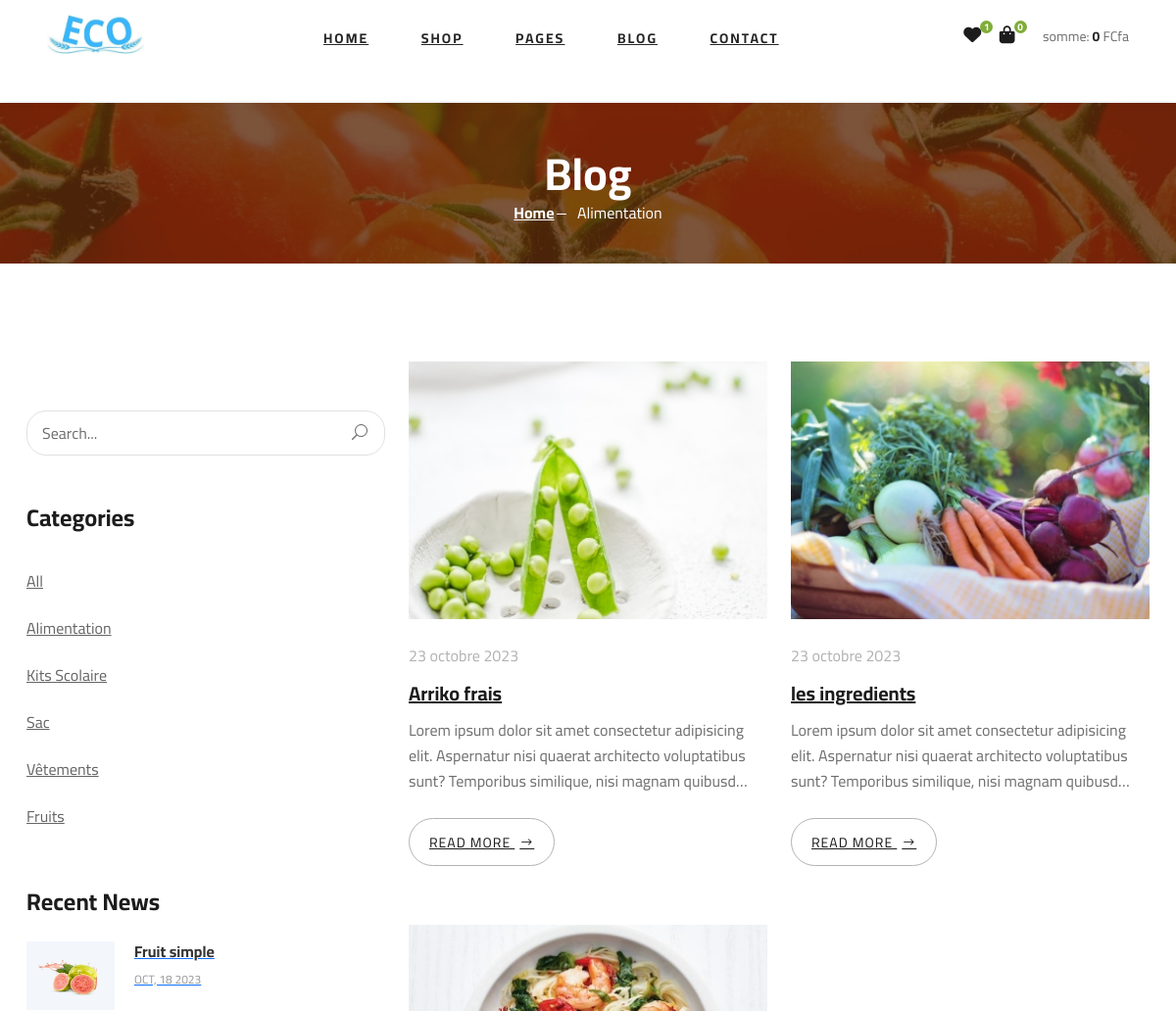
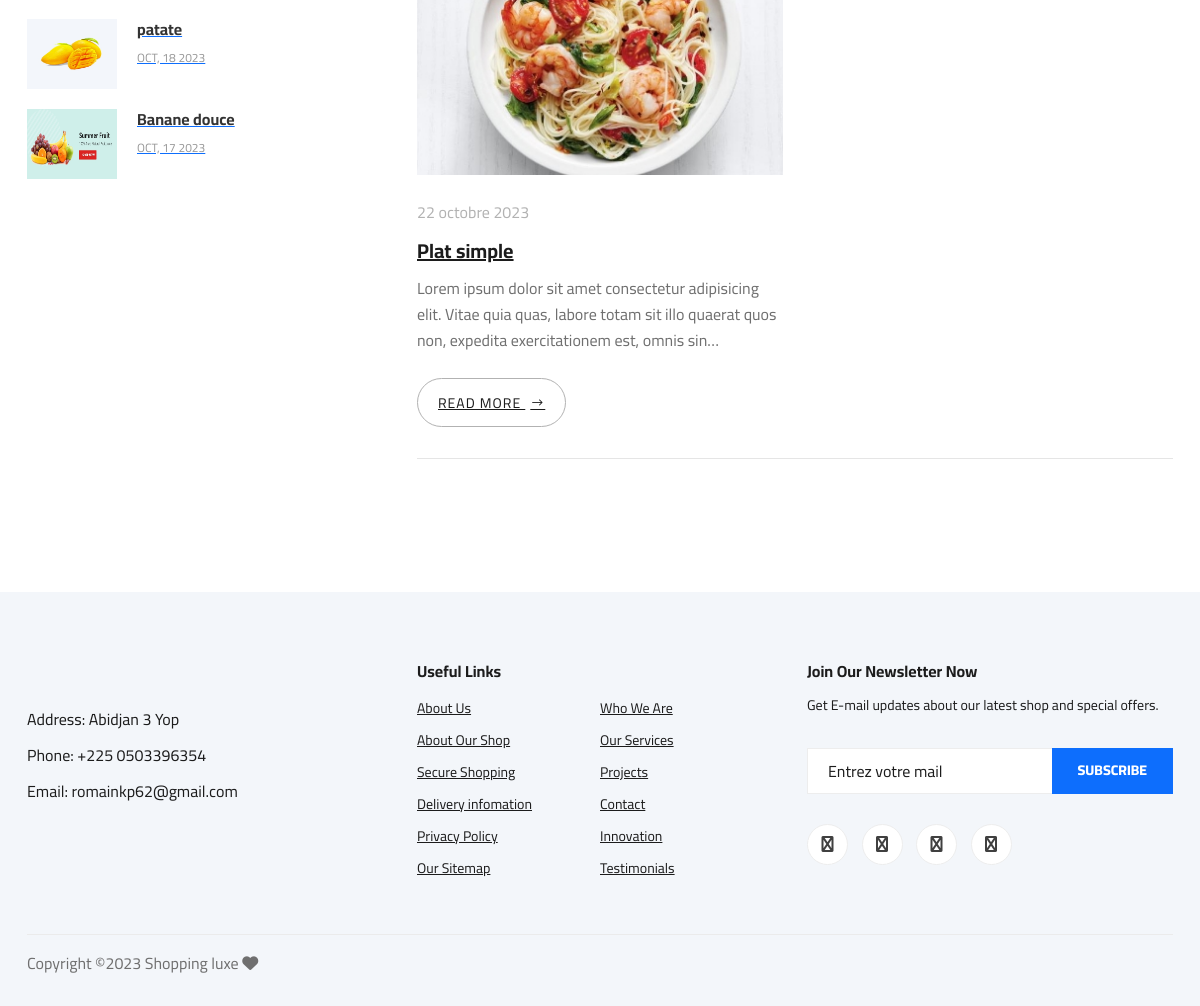
The app's page /blog/category/alimentation with its own data (2 pictures, top to bottom).
### shop/models.py (models this page shows, shortened)
class Categorie(models.Model):
    libelle = models.CharField(max_length=200, blank=True)
    description = models.TextField(blank=True)
    slug = models.SlugField(null=True, blank=True)
    created_at = models.DateTimeField(auto_now_add=True)
    updated_at = models.DateTimeField(auto_now=True)
    class Meta:
        ordering = ['-created_at']
    def __str__(self):
        return self.libelle

class Produit(models.Model):
    libelle = models.CharField(max_length=200)
    image = models.ImageField(blank=True, null=True, upload_to="IMG")
    prix_unitaire = models.DecimalField(max_digits=9, decimal_places=2)
    quantity = models.IntegerField()
    description = models.TextField()
    sous_categorie = models.ForeignKey(SousCategorie, on_delete=models.CASCADE, related_name='appartient')
    created_at = models.DateTimeField(auto_now_add=True)
    updated_at = models.DateTimeField(auto_now=True)
    slug = models.SlugField(null=True, blank=True)
    class Meta:
        ordering = ['-created_at']

class Blog (models.Model):
    title = models.CharField(max_length=255)
    slug = models.SlugField(null=True, blank=True)
    categgorie = models.ForeignKey(Categorie, on_delete=models.CASCADE)
    auther = models.ForeignKey(User, on_delete=models.SET_NULL, null=True, blank=True)
    image = models.ImageField(blank=True, null=True, upload_to="IMG")
    description = models.TextField()
    created_at = models.DateTimeField(auto_now_add=True)
    updated_at = models.DateTimeField(auto_now=True)
    class Meta:
        ordering = ['-created_at', '-updated_at']

### shop/views.py (the view)
# urls.py: path('blog/', blog_view, name='blog'),
def blog_view(request, category=None):
    blogs  = Blog.objects.all()
    categories = Categorie.objects.all()
    recherche = request.GET.get('recherche')
    if category:
        category = get_object_or_404(Categorie, slug=category)
        blogs = blogs.filter(categgorie=category)
    if recherche != '' and recherche is not None:
        blogs = Blog.objects.filter(title__icontains=recherche)
        categories = Categorie.objects.filter(libelle__icontains=recherche)
    paginer_blog = Paginator(blogs, 4)
    page_number = request.GET.get('page')
    blogs = paginer_blog.get_page(page_number)
    new_prods = Produit.objects.all()[:3]
    context = {'blogs': blogs, 'categories': categories, 'category': category, 'new_prods': new_prods}
    return render(request, "blog/blog.html", context)

### shop/templates/blog/blog.html (shortened to what this page needs)
{% extends "index.html" %}
{% load static %}
{% block content %}
    <section class="breadcrumb-section set-bg" data-setbg="{% static 'img/breadcrumb.jpg' %}">
        <div class="container">
            <div class="row">
                <div class="col-lg-12 text-center">
                    <div class="breadcrumb__text">
                        <h2>Blog</h2>
                        <div class="breadcrumb__option">
                            <a href="{% url 'home' %}">Home</a>
                            {% if category %}
                            <span>{{ category }}</span>
                            {% else %}
                            <span>Blog</span>
                            {% endif %}
                        </div>
                    </div>
                </div>
            </div>
        </div>
    </section>
    <section class="blog spad">
        <div class="container">
            <div class="row">
                <div class="col-lg-4 col-md-5">
                    <div class="blog__sidebar">
                        <div class="blog__sidebar__search">
                            <form action="#">
                                <input type="text" name="recherche" placeholder="Search...">
                                <button type="submit"><span class="icon_search"></span></button>
                            </form>
                        </div>
                        <div class="blog__sidebar__item">
                            <h4>Categories</h4>
                            <ul>
                                <li><a href="{% url 'blog' %}">All</a></li>
                                {% for categorie in categories %}
                                <li><a href="{% url 'category' category=categorie.slug %}">{{ categorie.libelle }}</a></li>
                                {% endfor %}
                            </ul>
                        </div>
                        <div class="blog__sidebar__item">
                            <h4>Recent News</h4>
                            <div class="blog__sidebar__recent">
                                {% for new_prod in new_prods %}
                                <a href="{% url 'details' pk=new_prod.id %}" class="blog__sidebar__recent__item" >
                                    <div class="blog__sidebar__recent__item__pic">
                                        <img src="{{new_prod.image.url}}" alt="" style="width: 90px !important;height: 70px !important;">
                                    </div>
                                    <div class="blog__sidebar__recent__item__text" >
                                        <h6>{{ new_prod.libelle }}</h6>
                                        <span>{{ new_prod.created_at|date:"M, d Y" }}</span>
                                    </div>
                                </a>
                                {% endfor %}
                            </div>
                        </div>
                    </div>
                </div>
                <div class="col-lg-8 col-md-7">
                    <div class="row">
                        {% for blog in blogs %}
                        <div class="col-lg-6 col-md-6 col-sm-6">
                            <div class="blog__item">
                                <div class="blog__item__pic">
                                    <img src="{{ blog.image.url }}" alt="">
                                </div>
                                <div class="blog__item__text">
                                    <ul>
                                        <li>{{ blog.created_at|date:"d F Y" }}</li>
                                    </ul>
                                    <h5><a href="{% url 'blog_detail' slug=blog.slug %}">{{blog.title}}</a></h5>
                                    <p>{{blog.description|truncatechars:153}}</p>
                                    <a href="{% url 'blog_detail' slug=blog.slug %}" class="blog__btn">READ MORE <span class="arrow_right"></span></a>
                                </div>
                            </div>
                        </div>
                        {% endfor %}
                        <div class="col-lg-12">
                            <div class="product__pagination blog__pagination">
                            </div>
                        </div>
                    </div>
                </div>
            </div>
        </div>
    </section>
{% endblock content %}

### static/css/style.css (style rules this page uses)
html, body { height: 100%; font-family: "Cairo", sans-serif; -webkit-font-smoothing: antialiased; font-smoothing: antialiased; }
h1, h2, h3, h4, h5, h6 { margin: 0; color: #111111; font-weight: 400; font-family: "Cairo", sans-serif; }
h2 { font-size: 36px; }
h4 { font-size: 24px; }
h5 { font-size: 18px; }
h6 { font-size: 16px; }
p { font-size: 16px; font-family: "Cairo", sans-serif; color: #6f6f6f; font-weight: 400; line-height: 26px; margin: 0 0 15px 0; }
img { max-width: 100%; }
ul, ol { padding: 0; margin: 0; }
.set-bg { background-repeat: no-repeat; background-size: cover; background-position: top center; }
.spad { padding-top: 100px; padding-bottom: 100px; }
.breadcrumb-section { display: flex; align-items: center; padding: 45px 0 40px; }
.breadcrumb__text h2 { font-size: 46px; color: #ffffff; font-weight: 700; }
.breadcrumb__option a { display: inline-block; font-size: 16px; color: #ffffff; font-weight: 700; margin-right: 20px; position: relative; }
.breadcrumb__option a:after { position: absolute; right: -12px; top: 13px; height: 1px; width: 10px; background: #ffffff; content: ""; }
.breadcrumb__option span { display: inline-block; font-size: 16px; color: #ffffff; }
.product__pagination, .blog__pagination { padding-top: 10px; }
.blog__item { margin-bottom: 60px; }
.blog__item__pic img { min-width: 100%; }
.blog__item__text { padding-top: 25px; }
.blog__item__text ul { margin-bottom: 15px; }
.blog__item__text ul li { font-size: 16px; color: #b2b2b2; list-style: none; display: inline-block; margin-right: 15px; }
.blog__item__text ul li:last-child { margin-right: 0; }
.blog__item__text h5 { margin-bottom: 12px; }
.blog__item__text h5 a { font-size: 20px; color: #1c1c1c; font-weight: 700; }
.blog__item__text p { margin-bottom: 25px; }
.blog__item__text .blog__btn { display: inline-block; font-size: 14px; color: #1c1c1c; text-transform: uppercase; letter-spacing: 1px; border: 1px solid #b2b2b2; padding: 14px 20px 12px; border-radius: 25px; }
.blog__item__text .blog__btn span { position: relative; top: 1px; margin-left: 5px; }
.blog__pagination { padding-top: 5px; position: relative; }
.blog__pagination:before { position: absolute; left: 0; top: -29px; height: 1px; width: 100%; background: #000000; opacity: 0.1; content: ""; }
.blog__sidebar { padding-top: 50px; }
.blog__sidebar__item { margin-bottom: 50px; }
.blog__sidebar__item h4 { color: #1c1c1c; font-weight: 700; margin-bottom: 25px; }
.blog__sidebar__item ul li { list-style: none; }
.blog__sidebar__item ul li a { font-size: 16px; color: #666666; line-height: 48px; -webkit-transition: all, 0.3s; -moz-transition: all, 0.3s; -ms-transition: all, 0.3s; -o-transition: all, 0.3s; transition: all, 0.3s; }
.blog__sidebar__search { margin-bottom: 50px; }
.blog__sidebar__search form { position: relative; }
.blog__sidebar__search form input { width: 100%; height: 46px; font-size: 16px; color: #6f6f6f; padding-left: 15px; border: 1px solid #e1e1e1; border-radius: 20px; }
.blog__sidebar__search form input::placeholder { color: #6f6f6f; }
.blog__sidebar__search form button { font-size: 16px; color: #6f6f6f; background: transparent; border: none; position: absolute; right: 0; top: 0; height: 100%; padding: 0px 18px; }
.blog__sidebar__recent .blog__sidebar__recent__item { display: block; }
.blog__sidebar__recent .blog__sidebar__recent__item:last-child { margin-bottom: 0; }
.blog__sidebar__recent__item { overflow: hidden; margin-bottom: 20px; }
.blog__sidebar__recent__item__pic { float: left; margin-right: 20px; }
.blog__sidebar__recent__item__text { overflow: hidden; }
.blog__sidebar__recent__item__text h6 { font-weight: 700; color: #333333; line-height: 20px; margin-bottom: 5px; }
.blog__sidebar__recent__item__text span { font-size: 12px; color: #999999; text-transform: uppercase; }
@media only screen and (min-width: 1200px) { .container { max-width: 1170px; } }

### records on screen
Categorie: libelle "Alimentation"
Categorie: libelle "Kits Scolaire"
Categorie: libelle "Sac"
Categorie: libelle "Vêtements"
Categorie: libelle "Fruits"
Produit: image (picture), libelle "Fruit simple", created_at "OCT, 18 2023"
Produit: image (picture), libelle "patate", created_at "OCT, 18 2023"
Produit: image (picture), libelle "Banane douce", created_at "OCT, 17 2023"
Blog: image (picture), created_at "23 octobre 2023", title "Arriko frais", description "Lorem ipsum dolor sit amet consectetur adipisicing elit. Aspernatur nisi quaerat architecto voluptatibus sunt? Temporibus similique, nisi magnam quibusd…"
Blog: image (picture), created_at "23 octobre 2023", title "les ingredients", description "Lorem ipsum dolor sit amet consectetur adipisicing elit. Aspernatur nisi quaerat architecto voluptatibus sunt? Temporibus similique, nisi magnam quibusd…"
Blog: image (picture), created_at "22 octobre 2023", title "Plat simple", description "Lorem ipsum dolor sit amet consectetur adipisicing elit. Vitae quia quas, labore totam sit illo quaerat quos non, expedita exercitationem est, omnis sin…"
